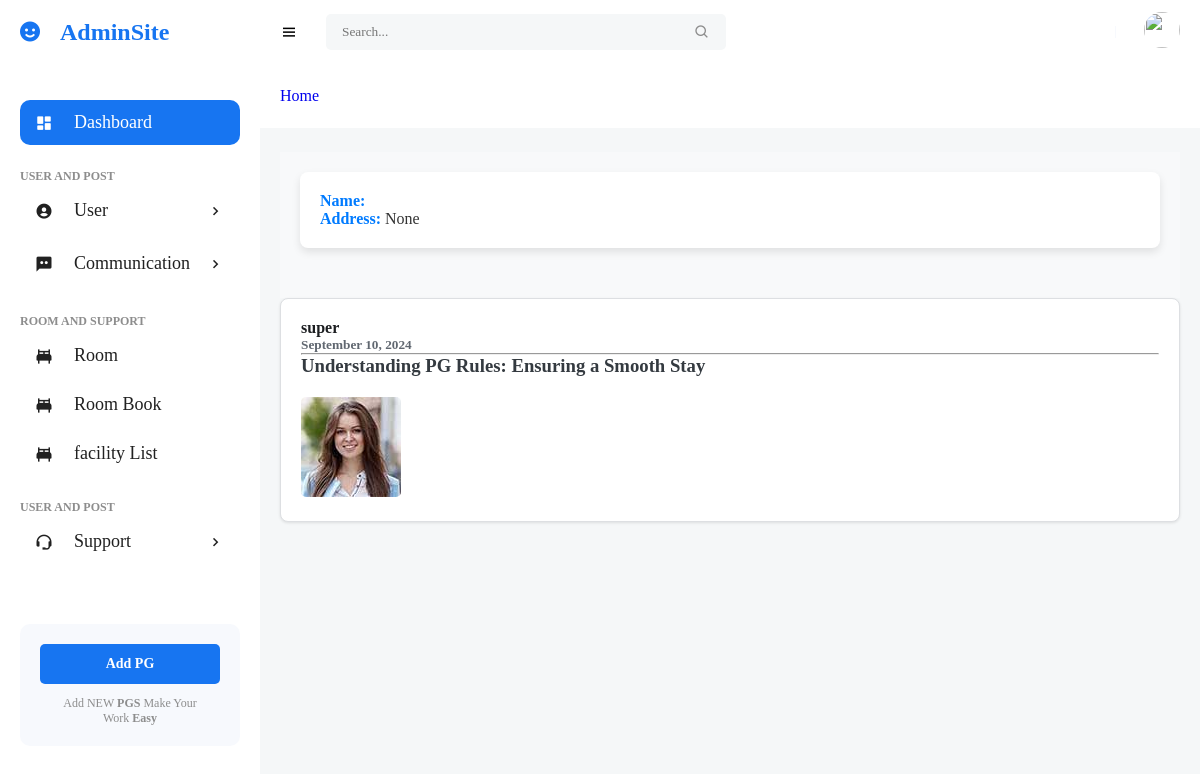
The page /communication/author/super/ on the database its author committed.
### Admin_Management/models.py (models this page shows, shortened)
class Profile(models.Model):
    user = models.OneToOneField(User, on_delete=models.CASCADE)
    email = models.EmailField(blank=True, null=True)  # Optional, since User model already has email
    contact_number = models.CharField(max_length=10, blank=True, null=True)
    address = models.CharField(max_length=200, blank=True, null=True)
    age = models.IntegerField(null=True, blank=True)
    profile_img = models.ImageField(default='image/default.jpg', upload_to='media')

### Chat_System/models.py (models this page shows, shortened)
class Post(models.Model):
    title = models.CharField(max_length=100)
    description = models.TextField()
    date_posted = models.DateTimeField(default=timezone.now)
    author = models.ForeignKey(User, on_delete=models.CASCADE)
    image = models.ImageField(blank=True, null=True)

### Chat_System/views.py (the view)
# urls.py: path('author/<str:username>/', author_profile, name='author-profile'),
def author_profile(request, username):
    user = User.objects.get(username=username)
    posts = user.post_set.all()
    return render(request, 'author_profile.html', {'user': user, 'posts': posts})

### Chat_System/templates/author_profile.html (shortened to what this page needs)
{% extends 'base.html' %}
{% block content %}
<main class="main-container">
    <div class="container">
        <div class="user-content-container">
            <p class="name"><b>Name: </b>{{ user.profile.name }}</p>
            <p class="address"><b>Address: </b>{{ user.profile.address }}</p>
        </div>
    </div>
</main>
<div class="container">
    {% for post in posts %}
    <div class="post">
        <article class="media content-section">
            <div class="media-body">
                <div class="article-metadata">
                    <h4><p>{{ post.author }}</p></h4>
                    <h5 class="text-muted">{{ post.date_posted|date:"F d, Y" }}</h5>
                    <hr>
                    <h3><a class="article-title" href="{% url 'post-detail' post.id %}">{{ post.title }}</a></h3>
                </div>
                {% if post.image %}
                <img class="article-image" src="{{ post.image.url }}" alt="{{ post.title }}">
                {% endif %}
            </div>
        </article>
    </div>
    {% endfor %}
</div>
{% endblock %}

### Admin_Management/static/admin_static/css/base.css (style rules this page uses)
* { font-family: 'Playfair Display', serif; margin: 0; padding: 0; box-sizing: border-box; }
:root { --grey: #f7f9fd; --dark-grey: #8D8D8D; --primary-color: #fff; --secondary-color: #212121; --green: #81D43A; --light-green: #E3FFCB; --blue: #1775F1; --light-blue: #dedede ; --dark-blue: #0C5FCD; --red: #FC3B56; --light-grey:#F5F7F8; --text-color:#717579; }
html { overflow-x: hidden; }
body { background: var(--light-grey); overflow-x: hidden; }
a { text-decoration: none; }
main { width: 100%; padding: 24px 20px 20px 20px; }

### Chat_System/templates/author_profile.html (style rules this page uses)
.main-container { padding: 20px; background-color: #f8f9fa; }
.user-content-container { background-color: #fff; border-radius: 8px; box-shadow: 0 4px 8px rgba(0, 0, 0, 0.1); padding: 20px; margin-bottom: 30px; }
.user-content-container .name, .user-content-container .address { margin: 0; font-size: 16px; color: #333; }
.user-content-container b { color: #007bff; }
.post { background-color: #fff; border-radius: 8px; box-shadow: 0 1px 3px rgba(0, 0, 0, 0.1); border: 1px solid #dddfe2; margin-bottom: 40px; padding: 20px; display: flex; flex-direction: column; }
.article-metadata { margin-bottom: 10px; }
.article-metadata h4 { margin: 0; font-weight: bold; color: #1c1e21; }
.article-metadata h5 { margin: 0; color: #606770; }
.article-title { text-decoration: none; color: #343a40; font-weight: bold; }
.article-image { max-width: 100%; height: auto; margin-top: 10px; border-radius: 5px; }

### rows shown on the page
Post: author "super", date_posted "September 10, 2024", title "Understanding PG Rules: Ensuring a Smooth Stay", image (picture)

### other values the page prints
{{ user.profile.address }} "None"
